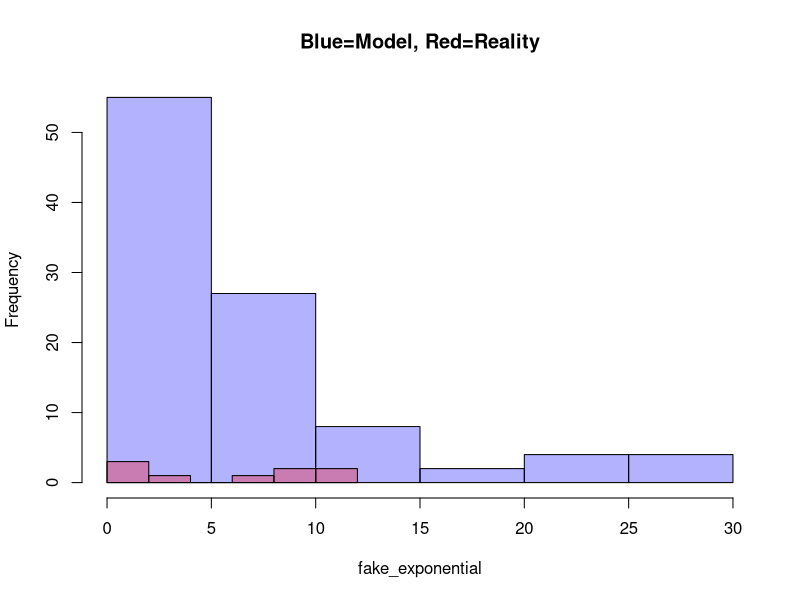

Here is the R script that generated this plot:
# Your actual data
data <- c(23, 25, 28, 24, 26, 89, 27, 25, 29, 24)  # Notice the 89

# Could normal data produce this outlier?
fake_normal <- replicate(1000, {
  max(rnorm(10, mean=mean(data), sd=sd(data)))
})

# Where does our outlier rank?
mean(fake_normal >= max(data))  # If < 5%, normal is incompatible



# Observed: customer spent $75
purchase <- 75

# Two customer types (like two cookie bowls)
# Premium customers: mean=$100, sd=$20
# Regular customers: mean=$50, sd=$15

# Prior: 30% are premium, 70% regular
prior_premium <- 0.30
prior_regular <- 0.70

# Likelihood: how probable is $75 from each type?
likelihood_premium <- dnorm(purchase, mean=100, sd=20)
likelihood_regular <- dnorm(purchase, mean=50, sd=15)

# Bayes theorem
posterior_premium <- (likelihood_premium * prior_premium) /
  (likelihood_premium * prior_premium + likelihood_regular * prior_regular)

cat("Probability this is a premium customer:", round(posterior_premium, 3))



# Claimed: response times follow exponential (constant failure rate)
observed_times <- c(1, 2, 1.5, 2.5, 8, 9, 10, 11, 12)  # Times increase!

# Test: plot observed vs what exponential predicts
fake_exponential <- rexp(100, rate=1/mean(observed_times))

hist(fake_exponential, col=rgb(0,0,1,0.3), main="Blue=Model, Red=Reality")
hist(observed_times, col=rgb(1,0,0,0.3), add=TRUE)


# Observed data
clicks_A <- 45;  visitors_A <- 1000
clicks_B <- 62;  visitors_B <- 1000

# Bayesian posterior (Beta distribution)
theta_A <- rbeta(10000, 1 + clicks_A, 1 + visitors_A - clicks_A)
theta_B <- rbeta(10000, 1 + clicks_B, 1 + visitors_B - clicks_B)

# Probability B is better
prob_B_wins <- mean(theta_B > theta_A)
expected_lift <- median((theta_B - theta_A) / theta_A) * 100

cat("P(B better than A):", round(prob_B_wins, 3), "\n")
cat("Expected lift:", round(expected_lift, 1), "%")